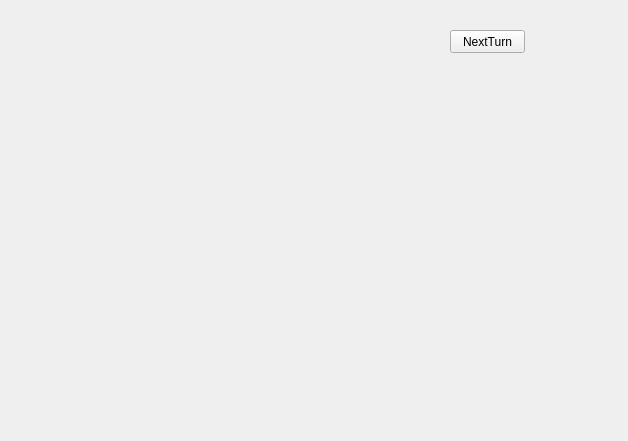
<?xml version="1.0" encoding="UTF-8"?>
<ui version="4.0">
 <class>Widget</class>
 <widget class="QWidget" name="Widget">
  <property name="geometry">
   <rect>
    <x>0</x>
    <y>0</y>
    <width>628</width>
    <height>441</height>
   </rect>
  </property>
  <property name="windowTitle">
   <string>Widget</string>
  </property>
  <widget class="QPushButton" name="NextTurnBtn">
   <property name="geometry">
    <rect>
     <x>450</x>
     <y>30</y>
     <width>75</width>
     <height>23</height>
    </rect>
   </property>
   <property name="text">
    <string>NextTurn</string>
   </property>
  </widget>
 </widget>
 <layoutdefault spacing="6" margin="11"/>
 <resources/>
 <connections/>
</ui>
